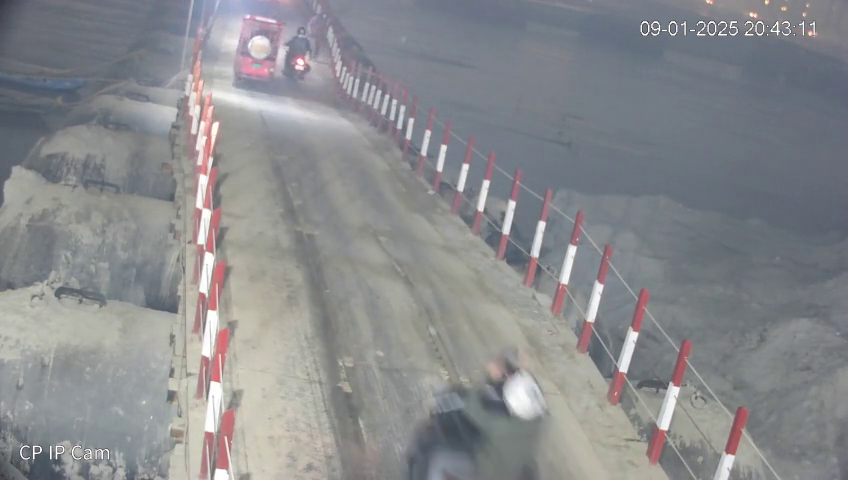
#> input picture frame 206 of video_03.mp4, 848 x 480 px
$ python test.py
#> lines starting #> are read from the running program, lines starting #| are printed output that depends on the picture
### main.py
import cv2
import numpy as np
import os

# =========================================================
# MODULE 1: CENTROID TRACKER (CLASSICAL CV, NO DL)
# =========================================================
class CentroidTracker:
    def __init__(self, max_disappeared=25):
        self.next_id = 0
        self.objects = {}
        self.disappeared = {}
        self.max_disappeared = max_disappeared

    def register(self, centroid):
        self.objects[self.next_id] = centroid
        self.disappeared[self.next_id] = 0
        self.next_id += 1

    def deregister(self, object_id):
        del self.objects[object_id]
        del self.disappeared[object_id]

    def update(self, rects):
        if len(rects) == 0:
            for object_id in list(self.disappeared.keys()):
                self.disappeared[object_id] += 1
                if self.disappeared[object_id] > self.max_disappeared:
                    self.deregister(object_id)
            return self.objects

        input_centroids = np.zeros((len(rects), 2), dtype="int")
        for i, (x1, y1, x2, y2) in enumerate(rects):
            input_centroids[i] = (
                int((x1 + x2) / 2),
                int((y1 + y2) / 2)
            )

        if len(self.objects) == 0:
            for i in range(len(input_centroids)):
                self.register(input_centroids[i])
        else:
            object_ids = list(self.objects.keys())
            object_centroids = list(self.objects.values())

            D = np.linalg.norm(
                np.array(object_centroids)[:, None] - input_centroids,
                axis=2
            )

            rows = D.min(axis=1).argsort()
            cols = D.argmin(axis=1)[rows]

            used_rows, used_cols = set(), set()

            for row, col in zip(rows, cols):
                if row in used_rows or col in used_cols:
                    continue

                if D[row, col] > 100:  # jump filter
                    continue

                object_id = object_ids[row]
                self.objects[object_id] = input_centroids[col]
                self.disappeared[object_id] = 0
                used_rows.add(row)
                used_cols.add(col)

            for row in set(range(len(object_centroids))) - used_rows:
                object_id = object_ids[row]
                self.disappeared[object_id] += 1
                if self.disappeared[object_id] > self.max_disappeared:
                    self.deregister(object_id)

            for col in set(range(len(input_centroids))) - used_cols:
                self.register(input_centroids[col])

        return self.objects


# =========================================================
# MODULE 2: MAIN SOLUTION (FINAL, SUBMIT-SAFE)
# =========================================================
class Solution:
    def __init__(self):
        self.bg = None
        self.tracker = None
        self.start_positions = {}

    def forward(self, video_path: str) -> int:
        """
        Args:
            video_path (str): Path to traffic video

        Returns:
            int: Total number of vehicles
        """
#> called with video_path = 'video_03.mp4'

        if not os.path.exists(video_path):
            return 0

        cap = cv2.VideoCapture(video_path)
        if not cap.isOpened():
            return 0

        # --- Initialize ---
        self.bg = cv2.createBackgroundSubtractorKNN(
            history=500,
            dist2Threshold=400,
            detectShadows=True
        )

        self.tracker = CentroidTracker(max_disappeared=25)
        self.start_positions = {}
        counted_ids = set()

        total_count = 0

        while True:
            ret, frame = cap.read()
#> frame is the input picture: shape (480, 848, 3); mean B, G, R 141.8, 139.1, 137.8
            if not ret:
                break

            h, w, _ = frame.shape
#> h = 480; w = 848

            # Focus on road area only (bottom 60%)
            roi_y1 = int(h * 0.4)
#> roi_y1 = 192
            roi = frame[roi_y1:h, :]
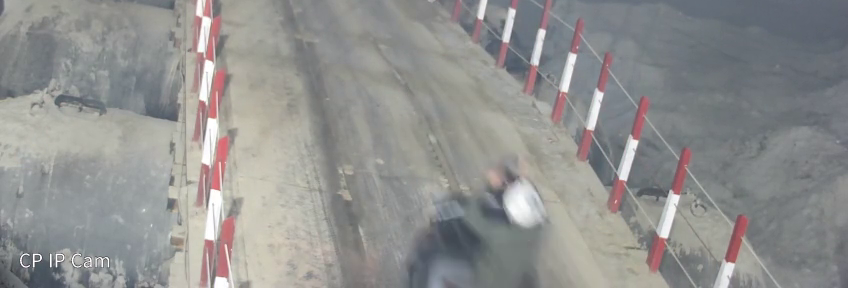
#> roi: shape (288, 848, 3); mean B, G, R 143.8, 145.2, 145.1

            # --- Background Subtraction ---
            mask = self.bg.apply(roi)
#> mask: shape (288, 848); every value is 255
            _, mask = cv2.threshold(mask, 250, 255, cv2.THRESH_BINARY)

            kernel = np.ones((15, 15), np.uint8)
            mask = cv2.morphologyEx(mask, cv2.MORPH_CLOSE, kernel)
            mask = cv2.morphologyEx(mask, cv2.MORPH_OPEN, kernel)

            contours, _ = cv2.findContours(
                mask,
                cv2.RETR_EXTERNAL,
                cv2.CHAIN_APPROX_SIMPLE
            )
#> contours = [[[0, 0], [0, 287], [847, 287], [847, 0]]]

            rects = []
            for cnt in contours:
                if cv2.contourArea(cnt) < 2000:
                    continue

                x, y, bw, bh = cv2.boundingRect(cnt)
                ar = bw / float(bh)
                if ar < 0.25 or ar > 3.5:
                    continue

                rects.append((x, y, x + bw, y + bh))
#> this loop made 1 pass
#> (cnt, x, y, bw, bh, ar) on pass 1: ([[0, 0], [0, 287], [847, 287], [847, 0]], 0, 0, 848, 288, 2.94)
#> after the loop, rects = [(0, 0, 848, 288)]

            # --- Tracking ---
            objects = self.tracker.update(rects)
#> in update, `input_centroids = np.zeros((len(rects), 2), dtype="int")`: input_centroids = [[0, 0]]
#> the loop in update, `for i, (x1, y1, x2, y2) in enumerate(rects):` made 1 pass
#> after the loop in update, `for i, (x1, y1, x2, y2) in enumerate(rects):`: input_centroids = [[424, 144]]
#> the loop in update, `for i in range(len(input_centroids)):` made 1 pass
#> objects = {0: [424, 144]}

            for obj_id, centroid in objects.items():
                cy = centroid[1]

                if obj_id not in self.start_positions:
                    self.start_positions[obj_id] = cy

                if obj_id not in counted_ids:
                    start_y = self.start_positions[obj_id]

                    # VEHICLE COUNT CONDITION:
                    # Must move AWAY from camera by at least 60 pixels
                    if (start_y - cy) > 60:
                        total_count += 1
                        counted_ids.add(obj_id)
#> this loop made 1 pass
#> (obj_id, centroid, cy, start_y) on pass 1: (0, [424, 144], 144, 144)
#> after the loop, counted_ids = 0 items; self.start_positions = {0: 144}; total_count = 0

        cap.release()
        return int(total_count)

### test.py
import cv2
from main import Solution

def run_local_test():
    # 1. Initialize your solution
    sol = Solution()

    # 2. Define the path to your video fil
    # Replace 'your_video.mp4' with the actual name of your file
    video_path = "video_03.mp4"

    print(f"Starting analysis for: {video_path}")

    # 3. Call the forward method to get the count
    try:
        total_vehicles = sol.forward(video_path)

        print("-" * 30)
        print(f"RESULT: {total_vehicles} vehicles detected.")
        print("-" * 30)

    except Exception as e:
        print(f"Error during execution: {e}")

if __name__ == "__main__":
    run_local_test()

$ run again, starting later in the video
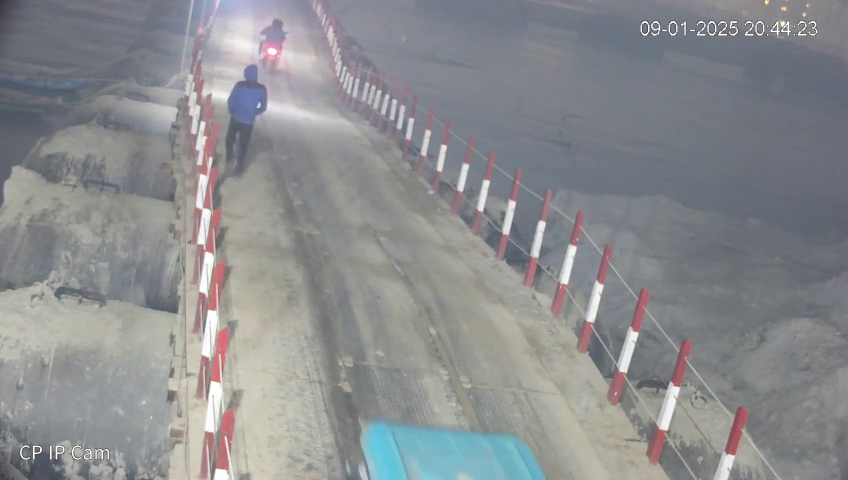
#> input picture frame 928 of video_03.mp4, 848 x 480 px
#> in forward, frame is the input picture: shape (480, 848, 3); mean B, G, R 143.4, 141.3, 139.5
#> in forward, `roi = frame[roi_y1:h, :]`:
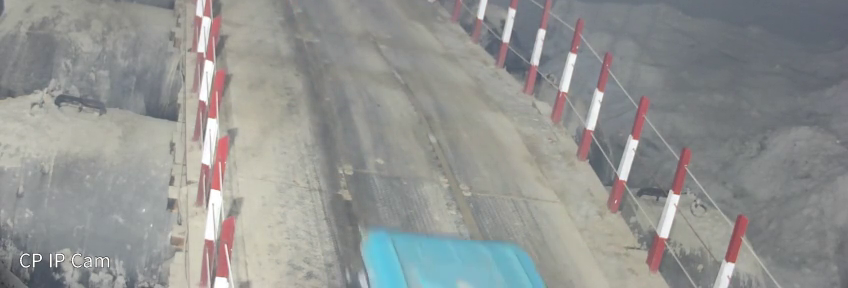
#> roi: shape (288, 848, 3); mean B, G, R 146.2, 148.1, 146.5
#> mask: shape (288, 848); every value is 255
#> contours = [[[0, 0], [0, 287], [847, 287], [847, 0]]]
#> the loop in forward, `for cnt in contours:` made 1 pass
#> (cnt, x, y, bw, bh, ar) on pass 1: ([[0, 0], [0, 287], [847, 287], [847, 0]], 0, 0, 848, 288, 2.94)
#> after the loop in forward, `for cnt in contours:`: rects = [(0, 0, 848, 288)]
#> in update, `input_centroids = np.zeros((len(rects), 2), dtype="int")`: input_centroids = [[0, 0]]
#> the loop in update, `for i, (x1, y1, x2, y2) in enumerate(rects):` made 1 pass
#> after the loop in update, `for i, (x1, y1, x2, y2) in enumerate(rects):`: input_centroids = [[424, 144]]
#> the loop in update, `for i in range(len(input_centroids)):` made 1 pass
#> objects = {0: [424, 144]}
#> the loop in forward, `for obj_id, centroid in objects.items():` made 1 pass
#> (obj_id, centroid, cy, start_y) on pass 1: (0, [424, 144], 144, 144)
#> after the loop in forward, `for obj_id, centroid in objects.items():`: counted_ids = 0 items; self.start_positions = {0: 144}; total_count = 0

$ run again, starting later in the video
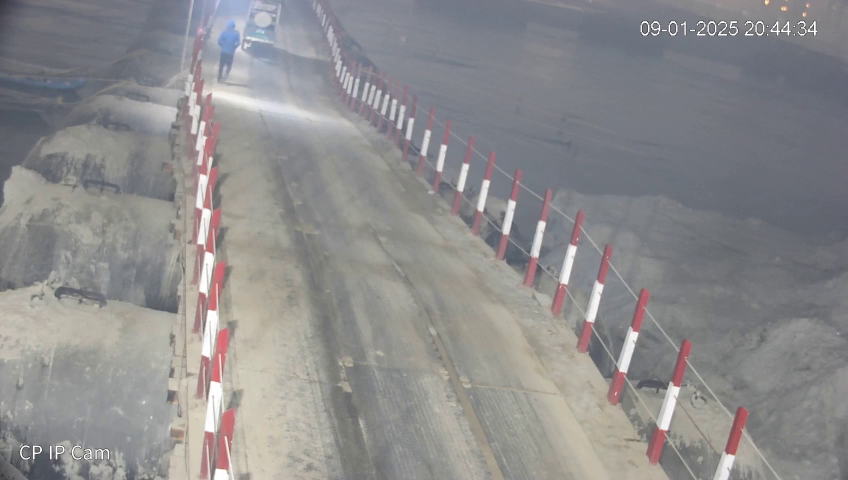
#> input picture frame 1651 of video_03.mp4, 848 x 480 px
#> in forward, frame is the input picture: shape (480, 848, 3); mean B, G, R 141.4, 140.6, 141.6
#> in forward, `roi = frame[roi_y1:h, :]`:
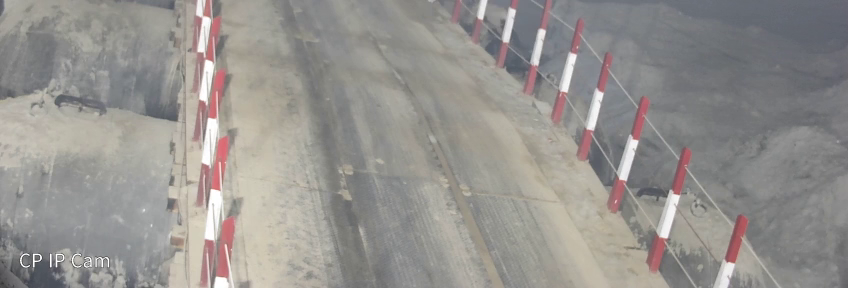
#> roi: shape (288, 848, 3); mean B, G, R 143.4, 146.9, 149.8
#> mask: shape (288, 848); every value is 255
#> contours = [[[0, 0], [0, 287], [847, 287], [847, 0]]]
#> the loop in forward, `for cnt in contours:` made 1 pass
#> (cnt, x, y, bw, bh, ar) on pass 1: ([[0, 0], [0, 287], [847, 287], [847, 0]], 0, 0, 848, 288, 2.94)
#> after the loop in forward, `for cnt in contours:`: rects = [(0, 0, 848, 288)]
#> in update, `input_centroids = np.zeros((len(rects), 2), dtype="int")`: input_centroids = [[0, 0]]
#> the loop in update, `for i, (x1, y1, x2, y2) in enumerate(rects):` made 1 pass
#> after the loop in update, `for i, (x1, y1, x2, y2) in enumerate(rects):`: input_centroids = [[424, 144]]
#> the loop in update, `for i in range(len(input_centroids)):` made 1 pass
#> objects = {0: [424, 144]}
#> the loop in forward, `for obj_id, centroid in objects.items():` made 1 pass
#> (obj_id, centroid, cy, start_y) on pass 1: (0, [424, 144], 144, 144)
#> after the loop in forward, `for obj_id, centroid in objects.items():`: counted_ids = 0 items; self.start_positions = {0: 144}; total_count = 0
